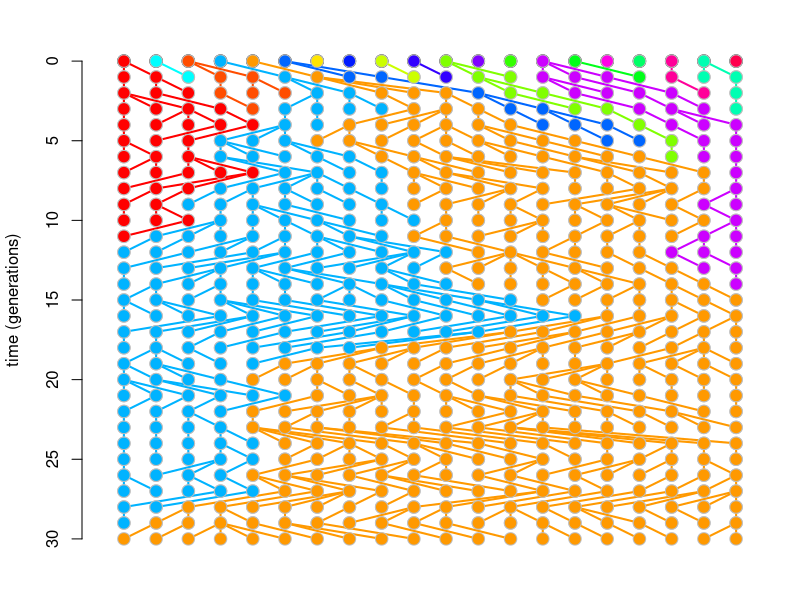

Source code (R):
## plot a coalescent genealogy
## written by Liam J. Revell 2018

coalescent.plot<-function(n=10,ngen=20,colors=NULL,...){
  if(hasArg(sleep)) sleep<-list(...)$sleep
  else sleep<-0.2
  if(hasArg(lwd)) lwd<-list(...)$lwd
  else lwd<-2
  if(hasArg(mar)) mar<-list(...)$mar
  else mar<-c(2.1,4.1,2.1,1.1)
  if(is.null(colors)){ 
    colors<-rainbow(n=n)
    if(hasArg(col.order)) col.order<-list(...)$col.order
    else col.order<-"sequential"
    if(col.order=="alternating"){
      if(n%%2==1) 
        ii<-as.vector(rbind(1:((n+1)/2),1:((n+1)/2)+(n+1)/2))
      else
        ii<-as.vector(rbind(1:(n/2),n/2+1:(n/2)))
      colors<-colors[ii]
    }
  }
  popn<-matrix(NA,ngen+1,n)
  parent<-matrix(NA,ngen,n)
  popn[1,]<-1:n
  for(i in 1:ngen){
    parent[i,]<-sort(sample(1:n,replace=TRUE))
    popn[i+1,]<-popn[i,parent[i,]]
  }
  plot.new()
  par(mar=mar)
  plot.window(xlim=c(0.5,n+0.5),ylim=c(ngen,0))
  axis(2)
  title(ylab="time (generations)")
  cx.pt<-2*25/max(n,ngen)
  points(1:n,rep(0,n),bg=colors,pch=21,cex=cx.pt)
  for(i in 1:ngen){
    dev.hold()
    for(j in 1:n){
      lines(c(parent[i,j],j),c(i-1,i),lwd=lwd,
            col=colors[popn[i+1,j]])
    }
    points(1:n,rep(i-1,n),col="grey",bg=colors[popn[i,]],pch=21,
           cex=cx.pt)
    points(1:n,rep(i,n),col="grey",bg=colors[popn[i+1,]],pch=21,
           cex=cx.pt)
    dev.flush()
    Sys.sleep(sleep)
  }
}


		coalescent.plot(n=20,ngen=30,col.order="alternating")

